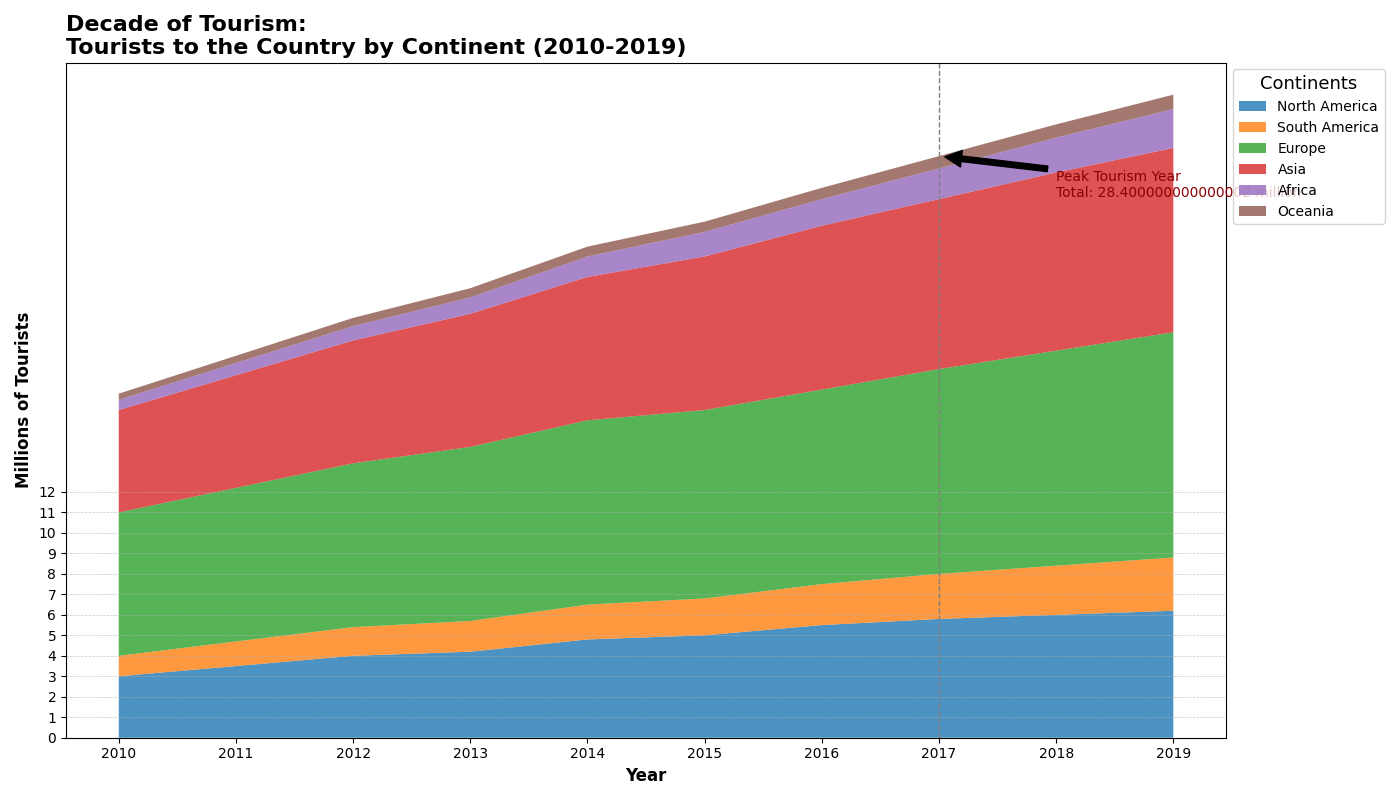

Generate this figure with Python:
import matplotlib.pyplot as plt
import numpy as np

# Define a backstory:
# The chart is about the annual travel statistics from different continents, showcasing the total number of tourists to a country over a decade.
# This would help us understand the trends in global tourism from various regions over time.

# Define years
years = np.arange(2010, 2020)

# Mock data representing tourists from different continents (in millions)
north_america = np.array([3, 3.5, 4, 4.2, 4.8, 5, 5.5, 5.8, 6, 6.2])
south_america = np.array([1, 1.2, 1.4, 1.5, 1.7, 1.8, 2, 2.2, 2.4, 2.6])
europe = np.array([7, 7.5, 8, 8.5, 9, 9.2, 9.5, 10, 10.5, 11])
asia = np.array([5, 5.5, 6, 6.5, 7, 7.5, 8, 8.3, 8.7, 9])
africa = np.array([0.5, 0.6, 0.7, 0.8, 1, 1.2, 1.3, 1.5, 1.7, 1.9])
oceania = np.array([0.3, 0.35, 0.4, 0.45, 0.48, 0.5, 0.55, 0.6, 0.65, 0.7])

# Combine data for area plot
tourism_data = np.vstack([north_america, south_america, europe, asia, africa, oceania])

# Plot the stacked area chart
fig, ax = plt.subplots(figsize=(14, 8))

# Colors for each continent
colors = ['#1f77b4', '#ff7f0e', '#2ca02c', '#d62728', '#9467bd', '#8c564b']

# Generate the stacked area plot
ax.stackplot(years, tourism_data, labels=['North America', 'South America', 'Europe', 'Asia', 'Africa', 'Oceania'], colors=colors, alpha=0.8)

# Add chart details
ax.set_title("Decade of Tourism: \nTourists to the Country by Continent (2010-2019)", fontsize=16, fontweight='bold', loc='left')
ax.set_xlabel('Year', fontsize=12, weight='bold')
ax.set_ylabel('Millions of Tourists', fontsize=12, weight='bold')
ax.legend(loc='upper left', title='Continents', fontsize=10, bbox_to_anchor=(1, 1), title_fontsize='13')

# Customize x and y ticks
ax.set_xticks(years)
ax.set_yticks(np.arange(0, 13, 1))
ax.yaxis.grid(True, linestyle='--', linewidth=0.5, alpha=0.7)

# Highlight significant year for a peak in tourism
peak_year = 2017
peak_value = np.sum(tourism_data[:, years == peak_year])
ax.axvline(x=peak_year, color='grey', linestyle='--', lw=1)
ax.annotate(f'Peak Tourism Year\nTotal: {peak_value} million', xy=(peak_year, peak_value), xytext=(peak_year+1, peak_value-2), 
            arrowprops=dict(facecolor='black', shrink=0.05), fontsize=10, color='darkred')

# Automatically adjust layout to prevent overlap
plt.tight_layout()

# Show the plot
plt.show()
